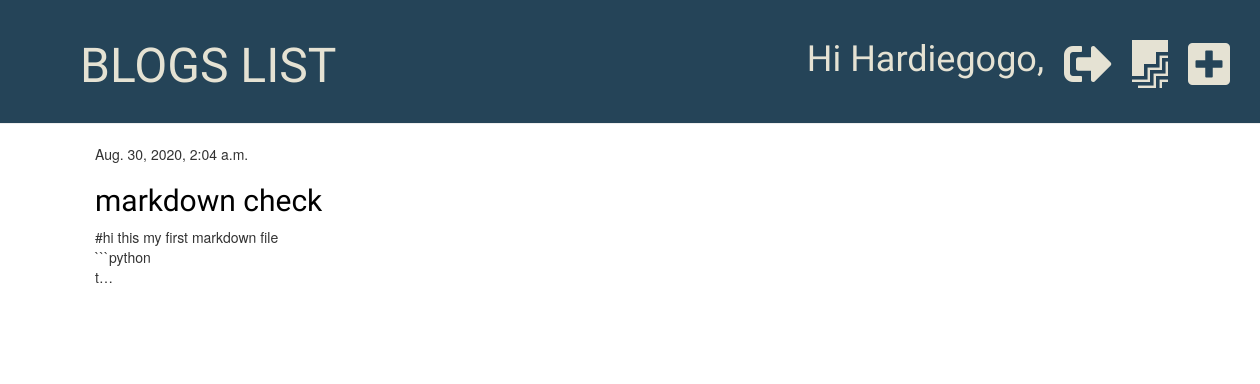
The page /post/drafts (signed in) on the database its author committed.
### blog/models.py (models this page shows, shortened)
class Post(models.Model):
    author=models.ForeignKey('auth.User',on_delete=models.CASCADE)
    title=models.CharField(max_length=200)
    text=models.TextField()
    created_date=models.DateTimeField(default=timezone.now)
    published_date=models.DateTimeField(blank=True,null=True)

### blog/views.py (the view)
# urls.py: path('post/drafts',views.post_draft_list,name='post_draft_list'),
@login_required
def post_draft_list(request):
    posts=Post.objects.filter(published_date=None)
    stuff={"posts":posts}
    return render(request,'blog/post_draft_list.html',stuff)

### blog/templates/blog/post_draft_list.html (shortened to what this page needs)
{% extends "blog/base.html" %}
{% block content %}
  {% for post in posts %}
  <div class="post">
    <p class="date">{{post.created_date}}</p>
    <h2><a href="{% url 'detail' pk=post.pk%}">{{post.title}}</a></h2>
    <p>{{post.text|linebreaksbr|truncatechars:50}}</p>
  </div>
  {% endfor %}
{% endblock %}

### blog/templates/blog/base.html (shortened to what this page needs)
{% load static %}
<!DOCTYPE html>
<html lang="en" dir="ltr">
  <head>
    <link rel="stylesheet" href="https://maxcdn.bootstrapcdn.com/bootstrap/3.3.7/css/bootstrap.min.css">
    <link rel="stylesheet" href="https://use.fontawesome.com/releases/v5.14.0/css/all.css">
    <link rel="stylesheet" href="{% static 'blog/style.css' %}">
    <link rel="stylesheet" href="{% static 'blog/zenburn.css' %}">
  </head>
  <body>
    <div class="">
      <div class="page-header">
          <h1><a href="{% url 'post_list' %}">BLOGS LIST</a>
            {% if user.is_authenticated %}
            <a href="{% url "new_post" %}" class="top-menu"><i class="fas fa-plus-square fa-1.5x"></i></a>
            <a href="{% url 'post_draft_list' %}" class="top-menu"><i class="fab fa-firstdraft fa-1.5x"></i></a>
            <small><a href="{% url 'logout' %}" class="top-menu"><i class="fas fa-sign-out-alt" data-toggle="tooltip" data-placement="top" title="logout"></i></a></small>
            <p class="top-menu">Hi {{user.username}},</p>
            {% else %}
            <a href="{% url "login" %}" class="top-menu"><i class="fas fa-sign-in-alt fa-1.5x"></i></a>
            {% endif %}
          </h1>
      </div>
      <div class="content container">
        <div class="row">
          <div class="col-md-8">
            {% block content %}
            {% endblock %}
          </div>
        </div>
      </div>
    </div>
  </body>
</html>

### blog/static/blog/style.css (style rules this page uses)
.page-header { background-color: #254458; padding : 20px 20px 20px 80px; margin-top: 0px; }
.page-header h1 a { color: #e5e2d3 ; text-decoration: none; font-size: 36pt; }
.content { margin-left: 80px; }
h1,h2,h3,h4 { font-family: 'Tangerine','Inconsolata','Droid Sans',serif; }
.post { margin-bottom: 70px; }
.post h2 a { color:#000000; }
h1 p { color: #e5e2d3 }
.top-menu { float: right; padding: 10px; padding-top: 0; }

### rows shown on the page
Post: created_date "Aug. 30, 2020, 2:04 a.m.", title "markdown check", text "#hi this my first markdown file ```python t…"

### other values the page prints
{{ user.username }} "Hardiegogo"
